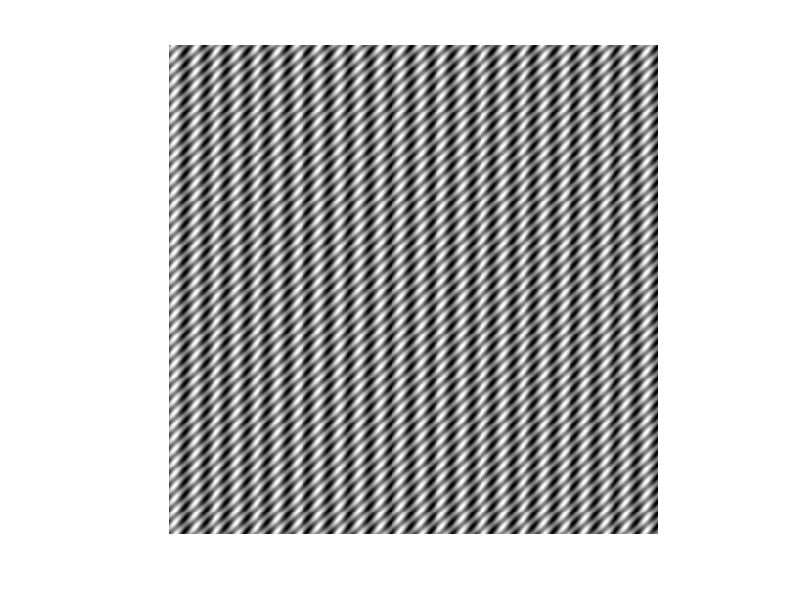
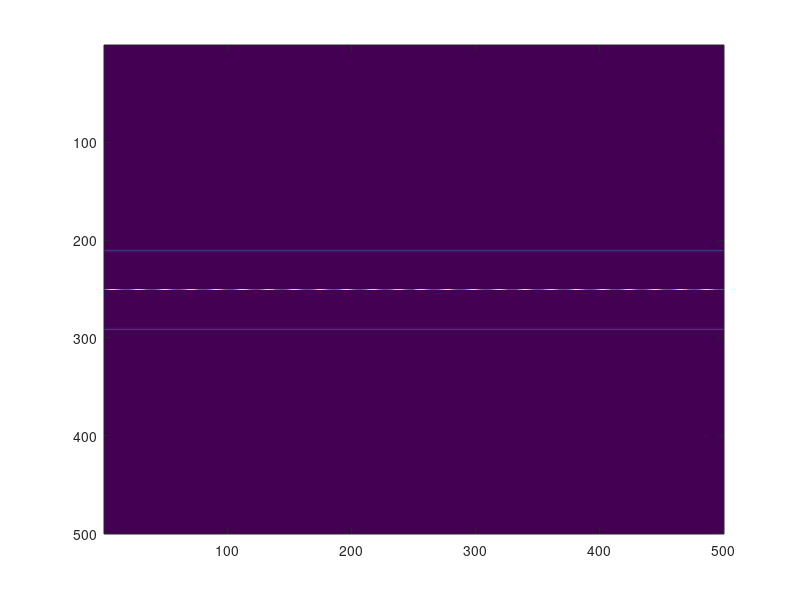

Reproduce these figures in MATLAB, in order.
function ffttest()
M = 500;
N = 500;
r = 0:M-1;
c = 0:N-1;
[R C]= meshgrid(r,c);
sinimage = 5*sin(0.5*R + 0.5*C)+5*sin(0.3*R);
g = mat2gray(sinimage);
X = fft(g);
figure, imshow(g);
figure, imagesc(abs(fftshift(X)));
